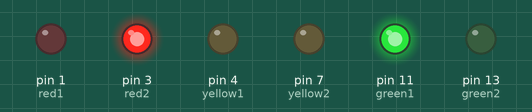
Recording of a sketch running on a simulated Arduino Uno, built with avr-gcc and run on an emulated ATmega328P. Parts: output pins drawn as LEDs (lit = HIGH).

Above: at 4.5 s.
At 11.5 s:
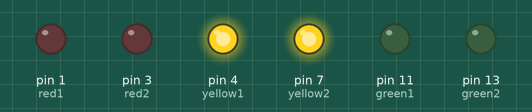
At 16.5 s:
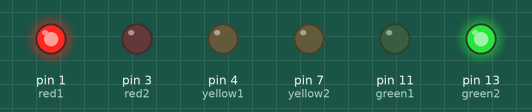
Timing chart, 0 to 24.7 s (numbered marks = the images above):
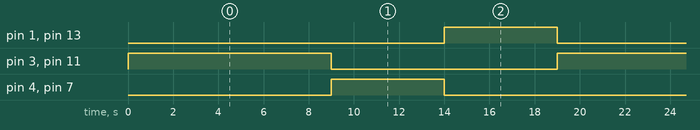

The sketch:

wacekebrd21.ino
```cpp
// C++ code
//
int green1=11;
int green2=13;
int yellow1=4;
int yellow2=7;
int red1=1;
int red2=3;
void setup()
{
  pinMode(green1, OUTPUT);
  pinMode(green2, OUTPUT);
  pinMode(yellow1, OUTPUT);
  pinMode(yellow2, OUTPUT);
  pinMode(red1, OUTPUT);
  pinMode(red2, OUTPUT);
}

void loop()
{
digitalWrite(green1,HIGH);
digitalWrite(red2,HIGH);
digitalWrite(yellow1,LOW);
digitalWrite(yellow2,LOW);
digitalWrite(green2,LOW);
digitalWrite(red1,LOW);
delay(9000);


digitalWrite(green1,LOW);
digitalWrite(red2,LOW);
digitalWrite(yellow1,HIGH);
digitalWrite(yellow2,HIGH);
digitalWrite(green2,LOW);
digitalWrite(red1,LOW);
delay(5000);


digitalWrite(green1,LOW);
digitalWrite(red2,LOW);
digitalWrite(yellow1,LOW);
digitalWrite(yellow2,LOW);
digitalWrite(green2,HIGH);
digitalWrite(red1,HIGH);
delay(5000);


}
```

Measured:
- by itself, pin 1 (red1), pin 4 (yellow1), pin 7 (yellow2), pin 13 (green2): alternates HIGH for 5.0 s and LOW for 14.0 s
- by itself, pin 3 (red2), pin 11 (green1): alternates HIGH for 9.0 s and LOW for 10.0 s
- by itself, everything shown: repeats every 19.0 s, in 3 steps
